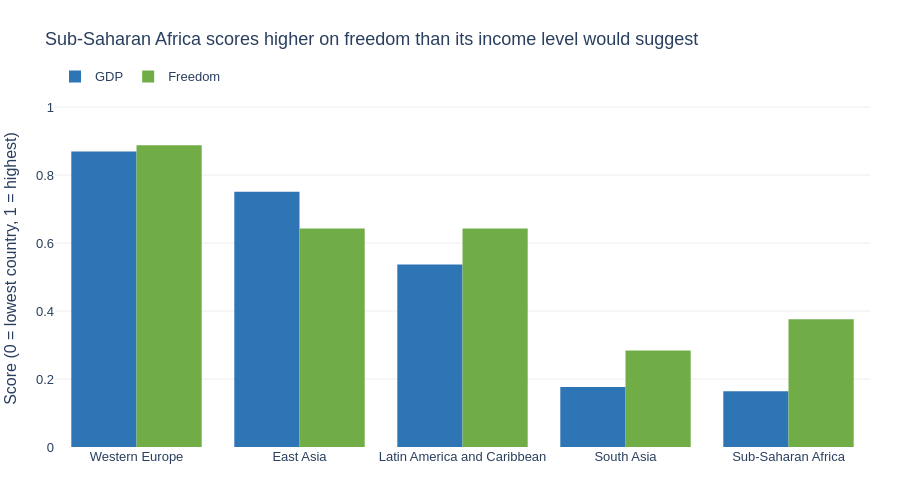

Notebook cell for this chart:
### Markdown cell above
---
## Done? Stretch Goal

If you finish both tasks with time to spare, try this:

**Task 3 (stretch):** Build a **grouped bar chart** comparing 2 sub-factors (e.g. `GDP_per_capita` and `Freedom`) across the 5 most populated regions. Use colour meaningfully and write an insight title.

Regions to include: `'Western Europe'`, `'Latin America'`, `'East Asia'`, `'Sub-Saharan Africa'`, `'South Asia'`

### Code cell
# Task 3 (stretch): grouped bar chart — GDP vs Freedom by region
# ---------------------------------------------------------------
# Note: the dataset uses 'Latin America and Caribbean', not 'Latin America'
regions = ['Western Europe', 'Latin America and Caribbean', 'East Asia',
           'Sub-Saharan Africa', 'South Asia']

# GDP (~7–11, log scale) and Freedom (0–1) are on different scales,
# so rescale both to 0–1 across ALL countries before comparing them
scaled = df.copy()
for col in ['GDP', 'Freedom']:
    scaled[col] = (df[col] - df[col].min()) / (df[col].max() - df[col].min())

reg = (scaled[scaled['Region'].isin(regions)]
       .groupby('Region')[['GDP', 'Freedom']]
       .mean()
       .reset_index()
       .sort_values('GDP', ascending=False))

# Region where freedom is highest relative to income -> insight title
reg['diff'] = reg['Freedom'] - reg['GDP']
standout = reg.loc[reg['diff'].idxmax(), 'Region']

long = reg.melt(id_vars='Region', value_vars=['GDP', 'Freedom'],
                var_name='Factor', value_name='Scaled score')

fig = px.bar(
    long,
    x='Region', y='Scaled score',
    color='Factor', barmode='group',
    color_discrete_map={'GDP': '#2E75B6', 'Freedom': '#70AD47'},
    title=f"{standout} scores higher on freedom than its income level would suggest",
    labels={'Scaled score': 'Score (0 = lowest country, 1 = highest)', 'Region': ''},
    height=500
)
fig.update_traces(marker_line_width=0)
fig.update_layout(
    yaxis=dict(range=[0, 1.05], gridcolor='#EEEEEE'),
    plot_bgcolor='white', paper_bgcolor='white',
    font=dict(family='Arial', size=13),
    legend=dict(orientation='h', y=1.08, x=0, title=''),
    margin=dict(l=10, r=30, t=90, b=40)
)
fig.show()

### Figure 1 — Plotly figure (JSON) as saved in the notebook; plotly's stock layout.template omitted (floating-point values rounded to 4 significant figures)
{"data": [{"alignmentgroup": "True", "hovertemplate": "Factor=GDP<br>=%{x}<br>Score (0 = lowest country, 1 = highest)=%{y}<extra></extra>", "legendgroup": "GDP", "marker": {"color": "#2E75B6", "line": {"width": 0}, "pattern": {"shape": ""}}, "name": "GDP", "offsetgroup": "GDP", "orientation": "v", "showlegend": true, "textposition": "auto", "type": "bar", "x": ["Western Europe", "East Asia", "Latin America and Caribbean", "South Asia", "Sub-Saharan Africa"], "xaxis": "x", "y": [0.8694, 0.751, 0.5371, 0.1767, 0.1639], "yaxis": "y"}, {"alignmentgroup": "True", "hovertemplate": "Factor=Freedom<br>=%{x}<br>Score (0 = lowest country, 1 = highest)=%{y}<extra></extra>", "legendgroup": "Freedom", "marker": {"color": "#70AD47", "line": {"width": 0}, "pattern": {"shape": ""}}, "name": "Freedom", "offsetgroup": "Freedom", "orientation": "v", "showlegend": true, "textposition": "auto", "type": "bar", "x": ["Western Europe", "East Asia", "Latin America and Caribbean", "South Asia", "Sub-Saharan Africa"], "xaxis": "x", "y": [0.8879, 0.6425, 0.6429, 0.2837, 0.3755], "yaxis": "y"}], "layout": {"barmode": "group", "font": {"family": "Arial", "size": 13}, "height": 500, "legend": {"orientation": "h", "title": {"text": ""}, "tracegroupgap": 0, "x": 0, "y": 1.08}, "margin": {"b": 40, "l": 10, "r": 30, "t": 90}, "paper_bgcolor": "white", "plot_bgcolor": "white", "title": {"text": "Sub-Saharan Africa scores higher on freedom than its income level would suggest"}, "xaxis": {"anchor": "y", "domain": [0, 1], "title": {"text": ""}}, "yaxis": {"anchor": "x", "domain": [0, 1], "gridcolor": "#EEEEEE", "range": [0, 1.05], "title": {"text": "Score (0 = lowest country, 1 = highest)"}}}}
